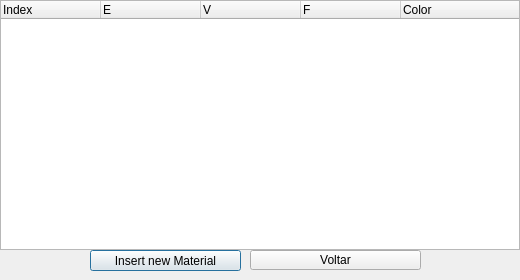
<?xml version="1.0" encoding="UTF-8"?>
<ui version="4.0">
 <class>Dialog</class>
 <widget class="QDialog" name="Dialog">
  <property name="geometry">
   <rect>
    <x>0</x>
    <y>0</y>
    <width>520</width>
    <height>280</height>
   </rect>
  </property>
  <property name="maximumSize">
   <size>
    <width>520</width>
    <height>280</height>
   </size>
  </property>
  <property name="windowTitle">
   <string>Dialog</string>
  </property>
  <widget class="QWidget" name="widget" native="true">
   <property name="geometry">
    <rect>
     <x>0</x>
     <y>0</y>
     <width>520</width>
     <height>250</height>
    </rect>
   </property>
   <property name="maximumSize">
    <size>
     <width>520</width>
     <height>250</height>
    </size>
   </property>
   <widget class="QTreeWidget" name="treeWidget">
    <property name="geometry">
     <rect>
      <x>0</x>
      <y>0</y>
      <width>520</width>
      <height>250</height>
     </rect>
    </property>
    <column>
     <property name="text">
      <string>Index</string>
     </property>
    </column>
    <column>
     <property name="text">
      <string>E</string>
     </property>
    </column>
    <column>
     <property name="text">
      <string>V</string>
     </property>
    </column>
    <column>
     <property name="text">
      <string>F</string>
     </property>
    </column>
    <column>
     <property name="text">
      <string>Color</string>
     </property>
    </column>
   </widget>
  </widget>
  <widget class="QPushButton" name="pushButton">
   <property name="geometry">
    <rect>
     <x>90</x>
     <y>250</y>
     <width>151</width>
     <height>21</height>
    </rect>
   </property>
   <property name="text">
    <string>Insert new Material</string>
   </property>
  </widget>
  <widget class="QPushButton" name="pushButton_2">
   <property name="geometry">
    <rect>
     <x>250</x>
     <y>250</y>
     <width>171</width>
     <height>20</height>
    </rect>
   </property>
   <property name="text">
    <string>Voltar</string>
   </property>
  </widget>
 </widget>
 <resources/>
 <connections/>
</ui>
